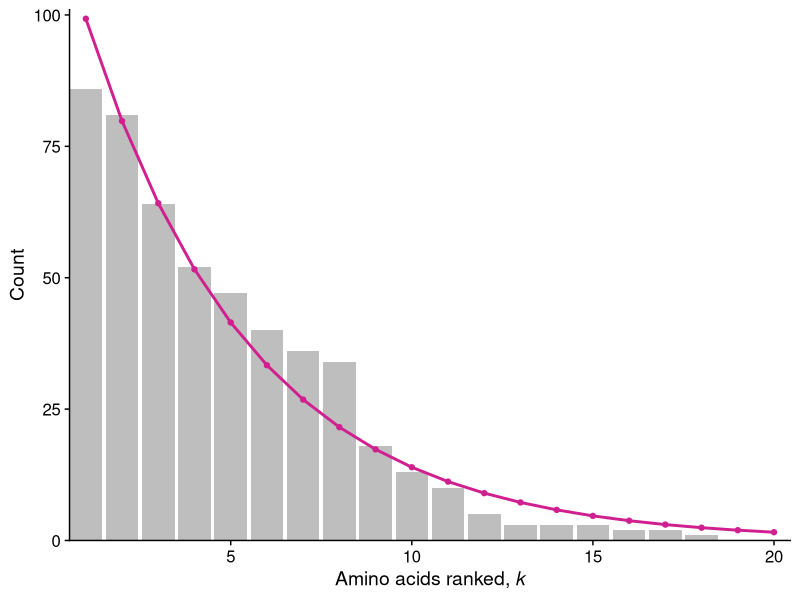
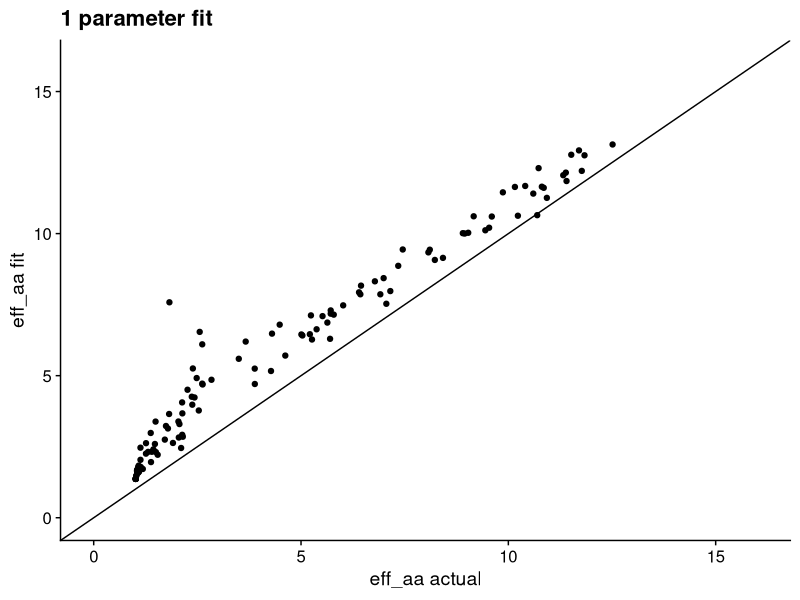
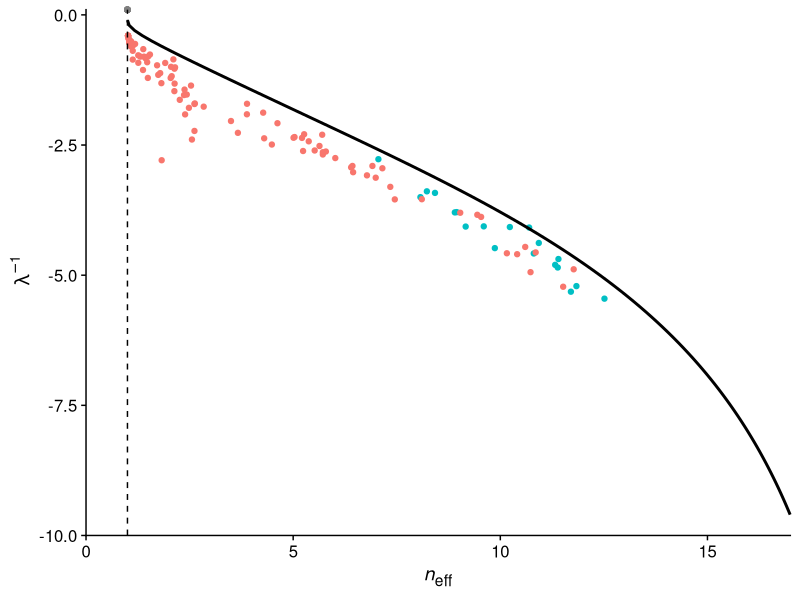

Write R code to recreate these figures, in order.
# fit linear model to normalized, log-transformed data
# set intercept to 0, only fitting 1 parameter (slope)

library(tidyverse)
library(stringr)
library(cowplot)
library(broom)
library(ggtext)
theme_set(theme_cowplot())


# mean chi square
# does one dist systematically fit better
# aic or lrt to see if increase in parameter is worth it
# distribution of chi square

# read in data
alignment <-read_csv("data/simulated/results_1B4T_A_evolved_split.csv", col_types = cols(.default = "c")) 

# tidy data used for null
alignment %>% 
  mutate(sequence = as.numeric(1:nrow(alignment)) ) %>% 
  gather(key = "site", value = "aa", 1:153) -> tidy_align  

tidy_align$site = as.numeric(tidy_align$site) 

#tidy_align %>% filter(sequence <= 100) -> tidy_align

#---------- ACTUAL DISTRIBUTION ----------
# determine the number of each AA at each site
tidy_align %>% 
  group_by(site, aa) %>% 
  summarize(count = n()) -> site_aa_count

empty_counts <- data_frame(aa = c('A', 'C', 'D', 'E', 'F', 'G', 'H', 'I', 'K', 'L', 'M', 'N', 'P', 'Q', 'R', 'S', 'T', 'V', 'W', 'Y'), 
                           count = rep(0, 20))

# 1. First write a function that can take a data frame with amino acids at one site, and return a data frame with counts, including zeros.
count_by_site <- function(site_df) {
  site_df %>% 
    group_by(aa) %>% 
    summarize(count = n()) -> counts
  full_join(counts, anti_join(empty_counts, counts, by = 'aa'))
}

# 2. Then call that function for all sites and combine the resulting data frames.
tidy_align %>% nest(-site) %>%
  mutate(counts = map(data, count_by_site)) %>%
  dplyr::select(-data) %>%   # use sessionInfo() to find what packages are loaded, conflicted package to give warnings
  unnest() -> all_count


#----------- ESTIMATED DISTRIBUTION ------------
# USING ONLY OBSERVED AA
# order aa by relative frequency
all_count %>%
  arrange(all_count$site, desc(count)) -> ordered_count

# make the categorical variable (aa) numerical (k) by numbering aa's 1-20 in order of freq
ordered_count %>%
  group_by(site) %>%
  mutate(k = as.numeric(1:20)) -> ordered_count

# remove aa with zero values
ordered_count %>%
  filter(count > 0) -> observed_aa

# count relative to most frequent - rescale to 1 for highly conserved sites
observed_aa %>%
  group_by(site) %>%
  mutate(rel_count = count/max(count)) -> observed_aa

# log-transformed data
observed_aa %>%
  mutate(ln_count = log(rel_count)) -> observed_aa 

# fit to a linear function, using map and BROOM 
# SET INTERCEPT TO 0
observed_aa %>% nest(-site) %>%
  mutate(fit = map(data, ~ lm(ln_count ~ 0 + k, data = .)),
         #intercept = map_dbl(fit, ~ (.)$coefficients[1]),
         slope = map_dbl(fit, ~ (.)$coefficients[1])) %>% 
  select(-data, -fit) -> observed_fits

# data frame with slope from linear fit to log transformed data - slope = gamma, intercept = 0
#head(observed_fits)

# visualize the distribution (at a given site) with linear fits
# NOTE: sites that are highly conserved for a single aa still look exponential in log scale (see sites 3 and 9 as example) 3, 6, 33
ordered_count %>%
  group_by(site) %>%
  mutate(rel_count = count/max(count)) -> ordered_count
ordered_count %>%
  mutate(ln_count = log(rel_count)) -> ordered_count

# library(forcats)
# ordered_count %>%
#   filter(site==77) %>%
#   ggplot() +
#   #geom_bar(aes(x = fct_inorder(aa), y = count), stat = 'identity') +
#   geom_point(aes(x = fct_inorder(aa), y = ln_count)) +
#   geom_abline(intercept = 0, slope = -0.2046281) + # NOTE: look up slope from ordered_fits dataframe
#   xlab("ordered aa") +
#   ylab("ln(count)") +
#   theme(text = element_text(size = 40),
#         axis.text = element_text(size = 40))
# 


ordered_count %>% 
  left_join(observed_fits, by = "site") %>%
  mutate(est_dist = slope*exp(k*slope)) -> ordered_count

# rescale to compare w raw count
ordered_count %>%
  group_by(site) %>%
  mutate(est_rel = est_dist/sum(est_dist)) %>%
  mutate(est_count = sum(count)*est_rel) -> ordered_count

#ordered_count %>% filter(site == 78) -> plot_df 
#plot_df$aa <- factor(plot_df$aa, levels = plot_df$aa[order(plot_df$k)])

# visual comparison
# ordered_count %>%
#   filter(site == 10) %>%
#   ggplot(aes(x = k)) +
#   geom_bar(aes(y = count), fill = "grey", stat='identity') +
#   geom_point(aes(y = est_count, color = "violetred")) +
#   geom_line(aes(y = est_count, color = "violetred"), size = 1) 
#   scale_color_manual(name = "distribution",
#                      values = c("grey" = "grey", "violetred" = "violetred"),
#                      labels = c("actual", "estimated"))  +
#   labs(x = "amino acids ranked, k", y = "count") +
#   theme(legend.position = "none",
#         text = element_text(size = 40),
#         axis.text = element_text(size = 40)) 



#------- CHI-SQUARED: ACTUAL VS. ESTIMATED DIST -------
# use raw count
ordered_count %>% nest(-site) %>%
  mutate(chisq = map(data, ~ sum(((.$count - .$est_count)^2)/.$est_count)),
         p_value = map_dbl(chisq, ~ pchisq(., 18, lower.tail=FALSE))) %>% 
  select(-data) %>%
  mutate(p.adjusted = p.adjust(p_value, method= "fdr")) -> chisq_results

chisq_results %>%
  mutate(result = "pass") -> chisq_results

# REMOVE conserved sites with a single aa
chisq_results %>% 
  filter(p_value != "NaN") -> chisq_results

chisq_results$result[chisq_results$p_value < 0.05] <- "fail"

chisq_results %>% filter(result == "fail") %>% nrow()/nrow(chisq_results)
chisq_results$chisq <- as.numeric(chisq_results$chisq)

#test manually for a few sites
#df1 <- filter(ordered_count, site == 1)
#chisq1 <- sum((df1$count - df1$est_count)^2/df1$est_count)
#pchisq(chisq1, 18, lower.tail = FALSE)

ordered_count %>%
  filter(site == 35) %>%
  ggplot(aes(x = k)) +
  geom_bar(aes(y = count), fill = "grey", stat='identity') +
  geom_point(aes(y = est_count, color = "violetred")) +
  geom_line(aes(y = est_count, color = "violetred"), size = 1) +
  scale_color_manual(name = "distribution",
                     values = c("grey" = "grey", "violetred" = "violetred"),
                     labels = c("actual", "estimated"))  +
  scale_x_continuous(
    breaks = c(5, 10, 15, 20), 
    expand = c(0, 0)
  ) +
  scale_y_continuous(
    breaks = c(0, 25, 50, 75, 100), 
    expand = c(0, 0),
    limits = c(0, 101)
  ) +
  labs(x = "Amino acids ranked, *k*", y = "Count") +
  theme(
    legend.position = "none",
    axis.title.x = element_markdown()
  ) -> fig1

fig1
save_plot("figure1.pdf", fig1, ncol = 1, nrow = 1, base_height = 3.71,
          base_asp = 1.618, base_width = NULL)



#------- EFFECTIVE NUMBER OF AMINO ACIDS --------
# site_aa_count is actual dist. DOES NOT CONTAIN AA AT ZERO

# eff aa for actual distribution
observed_aa %>%
  group_by(site) %>%
  mutate(frequency = (count)/sum(count)) -> site_aa_freq

site_aa_freq %>% 
  mutate(flnf = frequency*log(frequency)) %>%
  group_by(site) %>% 
  summarize(entropy = -sum(flnf),
            eff_aa = exp(entropy),
            n = length(unique(aa))) -> eff_aa_all

# eff aa for estimated distribution
ordered_count %>% 
  group_by(site) %>%
  mutate(freq = (est_count)/sum(est_count)) -> site_aa_freq_2
site_aa_freq_2 %>% 
  mutate(flnf = freq*log(freq)) %>%
  group_by(site) %>%
  summarize(entr = -sum(flnf),
            eff_aa_est = exp(entr)) -> eff_aa_all_est

left_join(eff_aa_all, eff_aa_all_est) -> compare_eff_aa

ggplot(compare_eff_aa, 
       aes(x=eff_aa, y=eff_aa_est)) + 
  geom_point() +
  geom_abline(slope = 1, intercept = 0) + 
  xlim(0,16) + 
  ylim(0,16) + 
  labs(title = "1 parameter fit", 
       x = "eff_aa actual", 
       y = "eff_aa fit") 


#------- RELATIONSHIP BETWEEN GAMMA & EFF AA -------
observed_fits %>%
  left_join(eff_aa_all) %>% 
  select(site, slope, eff_aa)-> gam_v_effaa

gam_v_effaa %>%
  left_join(chisq_results) %>% 
  select(site, slope, eff_aa, result) -> gam_v_effaa

neff2 <- function(lambda_inv) {
  lambda <- 1/lambda_inv
  pi <- lambda*exp(-lambda*(0:19))
  C <- sum(pi)
  pi <- pi/C
  exp(-sum(pi*log(pi)))
}

df_theory2 <- data.frame(lambda_inv = (0:-100)/10, ne = vapply((0:-100)/10, neff2, numeric(1)))

ggplot(gam_v_effaa, 
       aes(x = eff_aa, y = 1/slope)) + 
  geom_point(aes(color = result)) +
  geom_line(data = df_theory2, 
            aes(ne, lambda_inv), 
            inherit.aes = FALSE, 
            size = 1) +
  geom_vline(xintercept = 1, 
             linetype =2) +
  labs(x = "*n*<sub>eff</sub>", 
       y = expression(~lambda^-1)) +
  theme(legend.position = "none",
        axis.title.x = element_markdown()) +
  scale_x_continuous(
    breaks = c(0,5,10,15), 
    limits = c(0,17), 
    expand = c(0,0)
  ) +
  scale_y_continuous(
    limits = c(-10,0.1), 
    expand = c(0,0)
  ) +
  coord_cartesian(clip = "off") -> fig2

fig2
save_plot("figure2.pdf", fig2, ncol = 1, nrow = 1, base_height = 3.71,
          base_asp = 1.618, base_width = NULL)

# ggplot(gam_v_effaa, aes(x = eff_aa, y = 1/slope)) + 
#   geom_point(aes(color = result)) +
#   #geom_line(data = df_theory, aes(ne, -1/lambda), inherit.aes = FALSE) +
#   geom_line(data = df_theory2, aes(ne, lambda_inv), inherit.aes = FALSE, size = 1) +
#   #ggtitle("1B4T_A") +
#   #ylim(-10,1000) ++
#   labs(x = "effective number of amino acids", y = "1/slope") +
#   theme(legend.position = "right",
#         text = element_text(size = 20),
#         axis.text = element_text(size = 20))  #-> plot1

